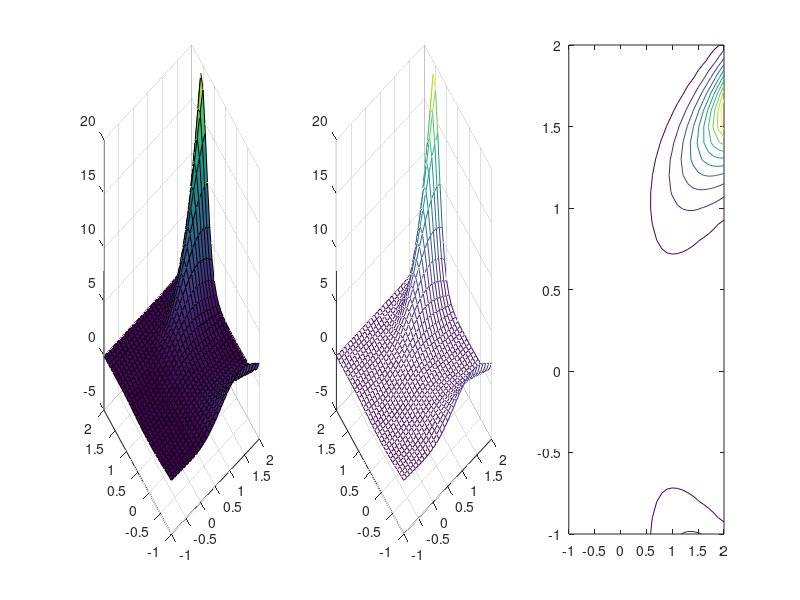

The MATLAB source for this figure:
clear
clc
x = [-1:0.1:2];
y = [-1:0.1:2];
[X,Y] = meshgrid(x,y);
Z = X.*exp(-((X-Y.^2).^2)+Y.^2);

subplot(1,3,1)
surf(X,Y,Z)
subplot(1,3,2)
mesh(X,Y,Z)
subplot(1,3,3)
contour(X,Y,Z)